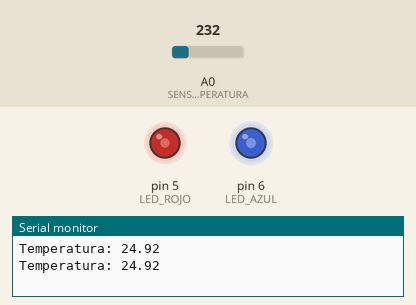
Bench run of a sketch on a simulated Arduino Uno, built with avr-gcc and run on an emulated ATmega328P. Shown: output pins drawn as LEDs (lit = HIGH), the last lines printed to the serial monitor. The test bench sets the inputs (shaded band); at power-on: A0 (SENSOR_TEMPERATURA) = 232.

Above: at 2.8 s.
2.9 s: A0 (SENSOR_TEMPERATURA) set to 250
At 5.0 s:
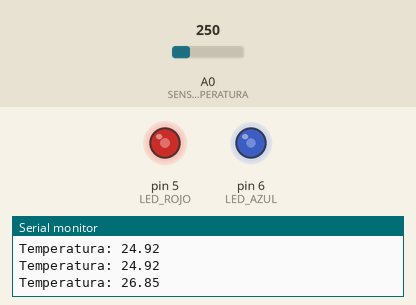
5.6 s: A0 (SENSOR_TEMPERATURA) set to 336
At 6.6 s:
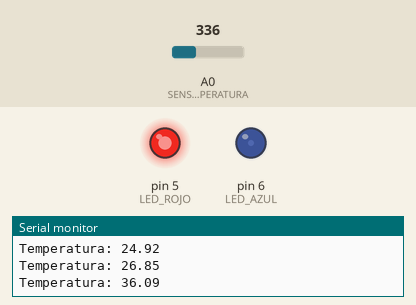
Timing chart, 0 to 8.6 s (numbered marks = the images above; inputs shaded):
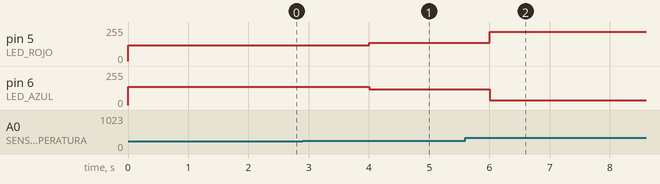

The sketch:

SensorDeTemperatura_Prueba.ino
```cpp
/*
 *    ARCHIVO:   SensorDeTemperatura_Prueba.ino
 *      AUTOR:   JUAN CORDOVA
 *      FECHA:   2013-04-16
 *
 *  PROPOSITO:   Probar individualmente Sensor de temperatura LM35
 *
 * Layout de conexión Pines del ARDUINO
 * ====================================
 *  A0 conectado al Sensor LM35
 *
 * Pines del Sensor
 * PIN 1 - VDD - 5V
 * PIN 2 - SIGNAL
 * PIN 3 - GND
 *
 */

/*************************************************************/
/*************** PINES DEL ARDUINO ***************************/
/*************************************************************/
const int SENSOR_TEMPERATURA = 0; // A0 entrada del sensor
const int LED_ROJO = 5; //D5 led del pin 5 como salida
const int LED_AZUL = 6; //D5 led del pin 6 como salida

/*************************************************************/
/***************** VARIABLES Y CONSTANTES ********************/
/*************************************************************/
float temperatura;
int milivolts;
int brillo;

/*************************************************************/
/*************************** SETUP ***************************/
/*************************************************************/
void setup(){
  Serial.begin(9600);//inicia la comunicacion serial
  pinMode(LED_ROJO, OUTPUT);
  pinMode(LED_AZUL, OUTPUT);
  //Para cmabiar aRef a 1.1V, se usa el éste comando:
  analogReference(INTERNAL);
}

/*************************************************************/
/************************  LOOP     **************************/
/*************************************************************/
void loop(){
  //El LM35 sólo produce tensiones de 0-1 V.
  //El ADC utiliza 5V como el valor más alto posible. Esto es perder el 80% de la gama posible.
  //Si cambia aRef a 1.1 V se obtiene casi la mayor resolución posible.
  milivolts = analogRead(SENSOR_TEMPERATURA);
  temperatura = milivolts / 9.31;

  brillo = map(temperatura, 10, 40, 0, 255);//ajustamos map(variable a escalar, minimo, maximo, se traduce desde, hasta)
  brillo = constrain(brillo, 0, 255);//limitamos rango de brillo

  analogWrite(LED_ROJO, brillo);
  analogWrite(LED_AZUL, 255 - brillo);

  Serial.print("Temperatura: ");
  Serial.println(temperatura);delay(2000);
}
```

Measured:
- after the input at 2.9 s, pin 5 (LED_ROJO): 119/255 → 136/255 after 1.1 s; pin 6 (LED_AZUL): 136/255 → 119/255 after 1.1 s
- after the input at 5.6 s, pin 5 (LED_ROJO): 136/255 → 221/255 after 0.40 s; pin 6 (LED_AZUL): 119/255 → 34/255 after 0.40 s
